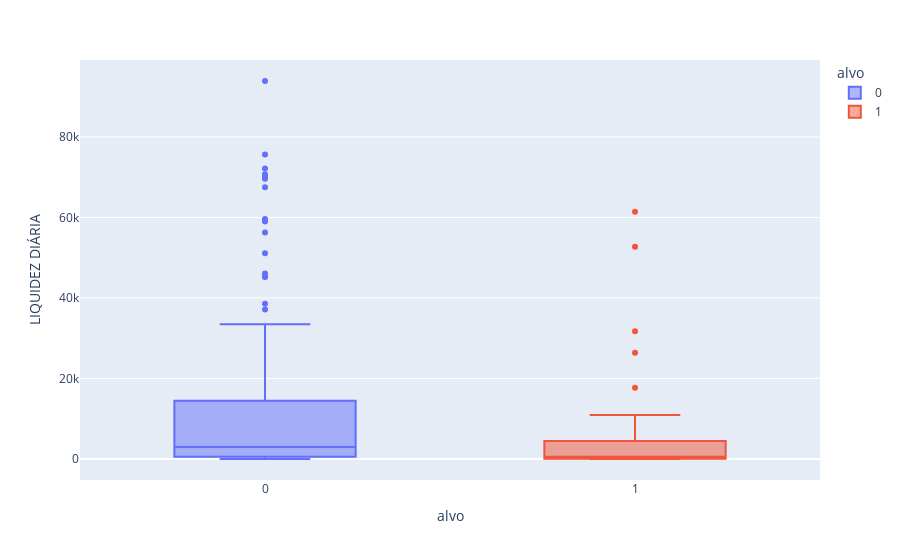

Notebook source saved alongside this figure:
### Markdown cell above
retirando outiliers:

### Code cell
px.box(dfjoin[dfjoin['LIQUIDEZ DIÁRIA']<100000],x='alvo',y='LIQUIDEZ DIÁRIA',color='alvo')

### Figure 1 — Plotly figure (JSON) as saved in the notebook; plotly's stock layout.template omitted (floating-point values rounded to 4 significant figures)
{"data": [{"alignmentgroup": "True", "hovertemplate": "alvo=%{x}<br>LIQUIDEZ DIÁRIA=%{y}<extra></extra>", "legendgroup": "0", "marker": {"color": "#636efa"}, "name": "0", "notched": false, "offsetgroup": "0", "orientation": "v", "showlegend": true, "type": "box", "x": [0, 0, 0, 0, 0, 0, 0, 0, 0, 0, 0, 0, 0, 0, 0, 0, 0, 0, 0, 0, 0, 0, 0, 0, 0, 0, 0, 0, 0, 0, 0, 0, 0, 0, 0, 0, 0, 0, 0, 0, 0, 0, 0, 0, 0, 0, 0, 0, 0, 0, 0, 0, 0, 0, 0, 0, 0, 0, 0, 0, 0, 0, 0, 0, 0, 0, 0, 0, 0, 0, 0, 0, 0, 0, 0, 0, 0, 0, 0, 0, 0, 0, 0, 0, 0, 0, 0, 0, 0, 0, 0, 0, 0, 0, 0, 0, 0, 0, 0, 0, 0, 0, 0, 0, 0, 0, 0, 0, 0, 0, 0, 0, 0, 0, 0, 0, 0, 0, 0, 0, 0, 0], "x0": " ", "xaxis": "x", "y": [1906, 109, 9601, 2415, 323, 18529, 6085, 51091, 2722, 5814, 459, 5352, 72167, 6501, 1426, 2919, 1177, 14461, 2304, 182, 3536, 20, 1, 116, 94, 10, 3855, 545, 88, 886, 1285, 8982, 1118, 1814, 75618, 1624, 17, 3024, 12659, 3, 45259, 17213, 69594, 5165, 32397, 1743, 30110, 41, 70739, 3116, 1692, 1885, 59006, 7841, 70058, 4067, 24300, 17395, 45246, 37128, 131, 8625, 59596, 6168, 4273, 2102, 9182, 173, 48, 38556, 2149, 475, 80, 45, 786, 654, 100, 799, 1465, 1071, 650, 2017, 46067, 709, 23113, 370, 3959, 519, 14076, 239, 18, 11692, 16, 4413, 7402, 1833, 860, 56262, 22571, 330, 6012, 20777, 680, 7265, 3846, 191, 9524, 9524, 19648, 67500, 30342, 33475, 4657, 710, 11759, 1115, 412, 2, 214, 16018, 93908, 19332], "y0": " ", "yaxis": "y"}, {"alignmentgroup": "True", "hovertemplate": "alvo=%{x}<br>LIQUIDEZ DIÁRIA=%{y}<extra></extra>", "legendgroup": "1", "marker": {"color": "#EF553B"}, "name": "1", "notched": false, "offsetgroup": "1", "orientation": "v", "showlegend": true, "type": "box", "x": [1, 1, 1, 1, 1, 1, 1, 1, 1, 1, 1, 1, 1, 1, 1, 1, 1, 1, 1, 1, 1, 1, 1, 1, 1], "x0": " ", "xaxis": "x", "y": [2, 823, 450, 1, 50, 154, 71, 653, 19, 133, 1390, 61438, 519, 26374, 104, 2022, 17714, 18, 10960, 52718, 66, 532, 827, 2307, 31728], "y0": " ", "yaxis": "y"}], "layout": {"boxmode": "overlay", "legend": {"title": {"text": "alvo"}, "tracegroupgap": 0}, "margin": {"t": 60}, "xaxis": {"anchor": "y", "categoryarray": [0, 1], "categoryorder": "array", "domain": [0, 1], "title": {"text": "alvo"}}, "yaxis": {"anchor": "x", "domain": [0, 1], "title": {"text": "LIQUIDEZ DIÁRIA"}}}}
